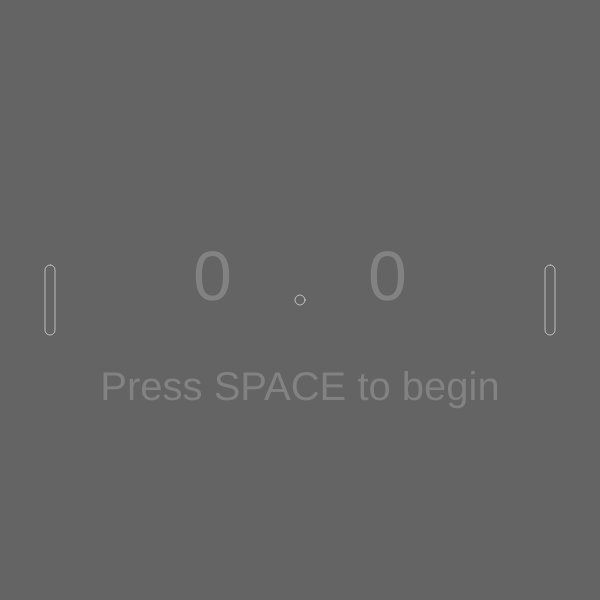
Frame 1 (no input)
Frame 60 (no input): identical to frame 1, image omitted
Frame 120 (the mouse pressed at the canvas centre since frame 60): identical to frame 1, image omitted

The p5.js sketch that drew this single still picture (run headless with seeded random() and noise() and a simulated clock; from frame 60 on, the mouse is pressed at the canvas centre):

// p5.js sketch
// ── sketch.js
var p1;
var p2;
var scl = 10;
var b;
var score = '0       0';
var lscore = 0;
var rscore = 0;
var scoredDir = 1;
var pong;
var paused = true;

function setup() {
    createCanvas(600, 600);
    pong = new Pong();
    p1 = new Paddle(50, 300);
    p2 = new Paddle(550, 300);
    b = new Ball();
    frameRate(20);

}

function draw() {
    background(100);

    textAlign(CENTER)
    textSize(70);
    fill(255,50);
    noStroke();
    text(score, 300, 300);
    
    pong.reset(paused);
    

    p1.update();  
    p2.update();
    p1.show();
    p2.show();
    b.update();
    b.show();

    // If ball is scored
    if(b.x == 0 || b.x == 600){
        if(b.x == 0){
            rscore++;
        }
        else{
            lscore++;
        }

        score = lscore.toString() + '       ' + rscore.toString();
        scoredDir = b.xspeed;
        b.reset();
        paused = true;
    }

    // If ball hits top or bottom
    else if(b.y == 0 || b.y == 600) {
        b.collide(b.xspeed, b.yspeed * -1);
    }


    else if(b.x == p1.x && p1.yspeed == 0){
        for(let i = 0, py = p1.y - 34; i < 70; i++){
            if((py + i) == b.y){
                b.collide(b.xspeed * -1, p1.yspeed);
            }
        }
    }
    else if(b.x == p1.x && p1.yspeed == 1){ 
        for(let i = 0, py = p1.y - 34; i < 70; i++){
            if((py + i) == b.y){
                b.collide(b.xspeed * -1, p1.yspeed);
            }
        }
    }
    else if(b.x == p1.x && p1.yspeed == -1){
        for(let i = 0, py = p1.y - 34; i < 70; i++){
            if((py + i) == b.y){
                b.collide(b.xspeed * -1, p1.yspeed);
            }
        }
    }
    else if(b.x == p2.x && p2.yspeed == 0){
        for(let i = 0, py = p2.y - 34; i < 70; i++){
            if((py + i) == b.y){
                b.collide(b.xspeed * -1, p2.yspeed);
            }
        }
    }
    else if(b.x == p2.x && p2.yspeed == 1){
        for(let i = 0, py = p2.y - 34; i < 70; i++){
            if((py + i) == b.y){
                b.collide(b.xspeed * -1, p2.yspeed);
            }
        }
    }
    else if(b.x == p2.x && p2.yspeed == -1){
        for(let i = 0, py = p2.y - 34; i < 70; i++){
            if((py + i) == b.y){
                b.collide(b.xspeed * -1, p2.yspeed);
            }
        }
    }


}

function keyPressed() {
    // If W pressed, move left paddle up
    if (keyCode === 87) {
        p1.dir(-1);
    }
    // if S pressed, move left paddle down
    else if (keyCode === 83) {
        p1.dir(1);
    }
    // if up arrow pressed, move right paddle up
    else if (keyCode === UP_ARROW) {
        p2.dir(-1);
    }
    // if down arrow pressed, move right paddle down
    else if (keyCode === DOWN_ARROW) {
        p2.dir(1);
    }
    // If space is pressed, restart
    else if (keyCode === 32) {
        b.xspeed = scoredDir;
        paused = false;
        
    }
}
// ── ball.js
function Ball() {
    this.x = 300;
    this.y = 300;
    this.xspeed = 0;
    this.yspeed = 0;


    this.show = function () {
        fill(100);
        stroke(255, 150);
        ellipse(this.x, this.y, 10, 10);   
    }

    this.update = function() {
        this.y = this.y + this.yspeed * scl;
        this.x = this.x + this.xspeed * scl;
        this.y = constrain(this.y, 0, height);
        this.x = constrain(this.x, 0, width);
    }

    this.collide = function(x, y){
        this.xspeed = x;
        this.yspeed = y;
        
    }

    this.reset = function(){
        this.x = 300;
        this.y = 300;
        this.yspeed = 0;
        this.xspeed = 0;
    }
}
// ── paddle.js
function Paddle(x, y) {
    this.x = x;
    this.y = y;
    this.yspeed = 0;
    


    this.dir = function (y) {
        this.yspeed = y;
    }

    this.update = function() {
        this.y = this.y + this.yspeed * scl;
        this.y = constrain(this.y, 35, height - 35);
    }

    this.show = function() {
        rectMode(CENTER);
        stroke(255, 150);
        fill(100);
        rect(this.x, this.y, 10, 70, 30);
    }
}
// ── pong.js
function Pong() {






        this.score = function() {

        }

        this.reset = function(paused) {
            let alpha = paused ? fill(255,50) : fill(255,0);
            
            textAlign(CENTER);
            textSize(40);
            noStroke();
            text('Press SPACE to begin', 300, 400);
        }
}
